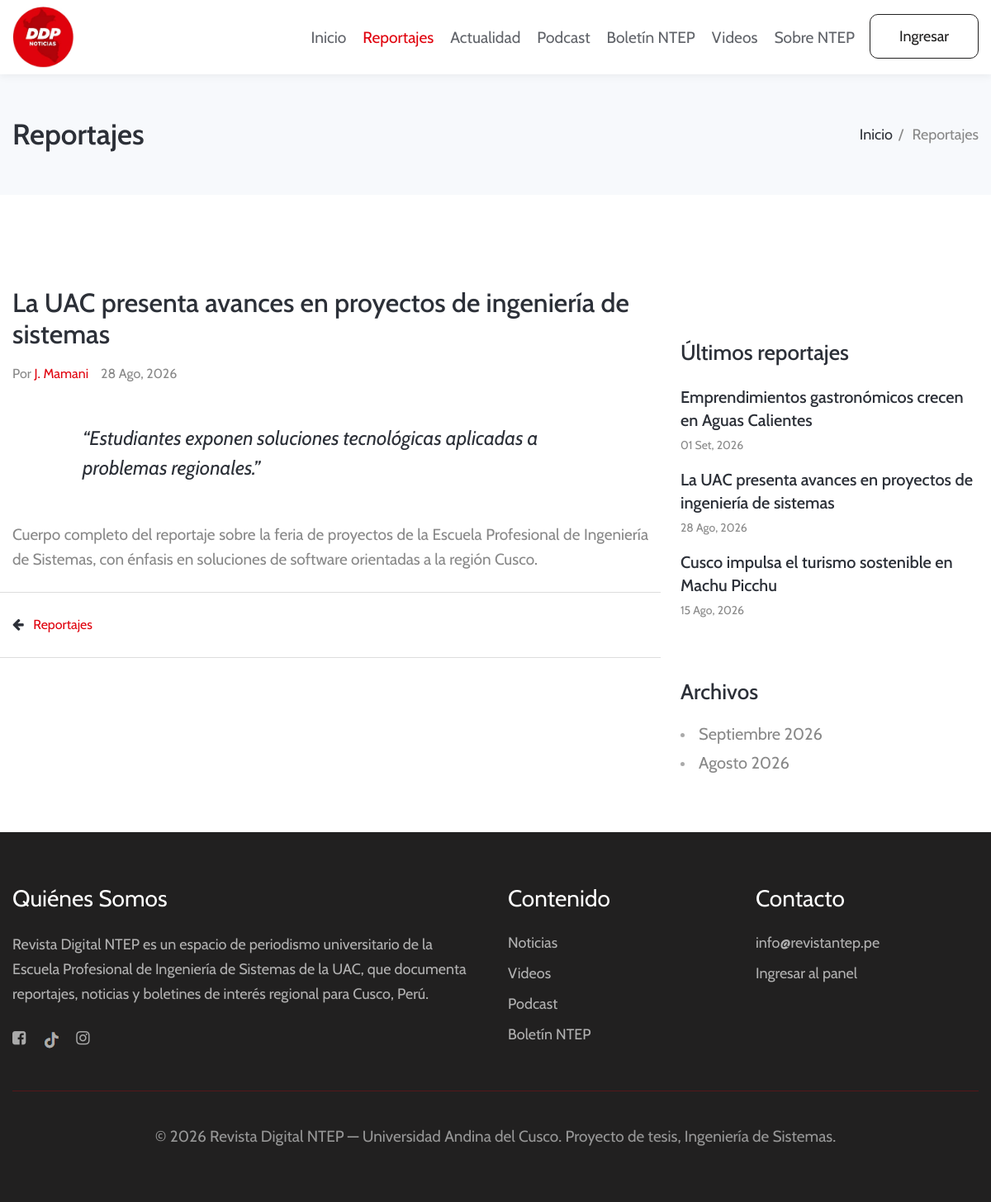
The page /public/reportaje.php?id=2 on the database its author committed.
### tables this page shows
CREATE TABLE reportajes (
    id                  INT UNSIGNED AUTO_INCREMENT PRIMARY KEY,
    titulo              VARCHAR(255) NOT NULL,
    resumen_corto       VARCHAR(500) NULL,
    desarrollo          LONGTEXT NOT NULL,
    foto_principal      VARCHAR(255) NULL,
    pdf_adjunto         VARCHAR(255) NULL,
    fecha_publicacion   DATE NOT NULL,
    es_destacado        TINYINT(1) NOT NULL DEFAULT 0,
    autor_id            INT UNSIGNED NOT NULL,
    usuario_id          INT UNSIGNED NOT NULL,
    created_at          DATETIME NOT NULL DEFAULT CURRENT_TIMESTAMP,
    updated_at          DATETIME NOT NULL DEFAULT CURRENT_TIMESTAMP ON UPDATE CURRENT_TIMESTAMP,
    CONSTRAINT fk_reportajes_autor
        FOREIGN KEY (autor_id) REFERENCES autores(id)
        ON UPDATE CASCADE ON DELETE RESTRICT,
    CONSTRAINT fk_reportajes_usuario
        FOREIGN KEY (usuario_id) REFERENCES usuarios(id)
        ON UPDATE CASCADE ON DELETE RESTRICT,
    INDEX idx_reportajes_fecha (fecha_publicacion),
    INDEX idx_reportajes_destacado (es_destacado)
);

CREATE TABLE autores (
    id              INT UNSIGNED AUTO_INCREMENT PRIMARY KEY,
    nombres         VARCHAR(100) NOT NULL,
    ap_paterno      VARCHAR(100) NULL,
    ap_materno      VARCHAR(100) NULL,
    nickname        VARCHAR(100) NULL,
    es_nickname     TINYINT(1) NOT NULL DEFAULT 0
);

### public/includes/db_publico.php (called while the page is built, shortened)
<?php
function nombreAutor(array $autor): string
{
    if (!empty($autor['es_nickname']) && !empty($autor['nickname'])) {
        return $autor['nickname'];
    }
    return trim(($autor['nombres'] ?? '') . ' ' . ($autor['ap_paterno'] ?? ''));
}
function fechaBonita(?string $fechaSql): string
{
    $meses = ['01'=>'Ene','02'=>'Feb','03'=>'Mar','04'=>'Abr','05'=>'May','06'=>'Jun','07'=>'Jul','08'=>'Ago','09'=>'Set','10'=>'Oct','11'=>'Nov','12'=>'Dic'];
    $ts = strtotime($fechaSql);
    return date('d', $ts) . ' ' . $meses[date('m', $ts)] . ', ' . date('Y', $ts);
}

### public/reportaje.php (the view, shortened to what this page needs)
<?php
require __DIR__ . '/includes/db_publico.php';
$id = isset($_GET['id']) ? (int) $_GET['id'] : 0;
$stmt = $pdo->prepare(
    'SELECT r.*, a.nombres AS autor_nombres, a.ap_paterno AS autor_ap_paterno, a.nickname AS autor_nickname, a.es_nickname AS autor_es_nickname
     FROM reportajes r LEFT JOIN autores a ON a.id = r.autor_id
     WHERE r.id = ?'
);
$stmt->execute([$id]);
$reportaje = $stmt->fetch();
$autorNombre = nombreAutor([
    'nombres' => $reportaje['autor_nombres'], 'ap_paterno' => $reportaje['autor_ap_paterno'],
    'nickname' => $reportaje['autor_nickname'], 'es_nickname' => $reportaje['autor_es_nickname'],
]) ?: 'Redacción NTEP';
require __DIR__ . '/includes/header.php';
?>
<section class="w3l-blog mt-lg-5">
    <div class="text-element-9 py-5 mt-lg-5">
        <div class="container py-lg-3">
            <div class="row grid-text-9">
                <div class="col-lg-8">
                    <div class="blog-single-post">
                        <div class="post-content">
                            <h2 class="title-single mb-3"><?= htmlspecialchars($reportaje['titulo']) ?></h2>
                        </div>
                        <div class="blo-singl mb-4">
                            <ul class="blog-single-author-date d-flex align-items-center">
                                <li>Por <a href="#"><?= htmlspecialchars($autorNombre) ?></a></li>
                                <li><?= fechaBonita($reportaje['fecha_publicacion']) ?></li>
                            </ul>
                        </div>
                        <div class="single-post-content">
                            <?php if (!empty($reportaje['resumen_corto'])): ?>
                            <blockquote class="blockquote my-5">
                                <q class="mb-3 d-block"><?= htmlspecialchars($reportaje['resumen_corto']) ?></q>
                            </blockquote>
                            <?php endif; ?>
                            <?php foreach (preg_split('/\r?\n\r?\n|\r?\n/', trim($reportaje['desarrollo'])) as $parrafo): if (trim($parrafo) === '') continue; ?>
                                <p align="justify" class="mb-4"><?= nl2br(htmlspecialchars($parrafo)) ?></p>
                            <?php endforeach; ?>
                        </div>
                        <nav class="post-navigation row mb-5 py-4">
                            <div class="post-prev col-md-6 pr-sm-5">
                                <span class="nav-title"><span class="fa fa-arrow-left mr-2"></span> <a href="reportajes.php">Reportajes</a></span>
                            </div>
                        </nav>
                    </div>
                </div>
                <div class="col-lg-4 left-text-9 mt-lg-0 mt-5 pl-lg-4">
                    <?php require __DIR__ . '/includes/sidebar.php'; ?>
                </div>
            </div>
        </div>
    </div>
</section>
<?php require __DIR__ . '/includes/footer.php'; ?>

### public/includes/sidebar.php
<?php
$excluirId = $excluirId ?? 0;
$ultimos = $pdo->prepare(
    'SELECT id, titulo, fecha_publicacion FROM reportajes WHERE id != ? ORDER BY fecha_publicacion DESC LIMIT 5'
);
$ultimos->execute([$excluirId]);
$ultimosReportajes = $ultimos->fetchAll();
$meses = $pdo->query(
    "SELECT DISTINCT DATE_FORMAT(fecha_publicacion, '%Y-%m') AS ym FROM reportajes ORDER BY ym DESC LIMIT 8"
)->fetchAll();
$nombresMes = ['01'=>'Enero','02'=>'Febrero','03'=>'Marzo','04'=>'Abril','05'=>'Mayo','06'=>'Junio','07'=>'Julio','08'=>'Agosto','09'=>'Septiembre','10'=>'Octubre','11'=>'Noviembre','12'=>'Diciembre'];
?>
<div class="left-top-9 mt-5 pt-sm-3">
    <h6 class="heading-small-text-9 mb-3">Últimos reportajes</h6>
    <?php if (!$ultimosReportajes): ?>
        <p class="text-muted" style="font-size:.9rem">Todavía no hay más reportajes publicados.</p>
    <?php else: foreach ($ultimosReportajes as $u): ?>
        <a href="reportaje.php?id=<?= (int) $u['id'] ?>" class="p-post d-block py-2">
            <h6 class="text-left-inner-9"><?= htmlspecialchars($u['titulo']) ?></h6>
            <span class="sub-inner-text-9"><?= fechaBonita($u['fecha_publicacion']) ?></span>
        </a>
    <?php endforeach; endif; ?>
</div>
<div class="categories mt-5 pt-sm-3">
    <h6 class="heading-small-text-9">Archivos</h6>
    <ul>
        <?php if (!$meses): ?>
            <li><span class="text-muted" style="font-size:.9rem">Sin publicaciones todavía.</span></li>
        <?php else: foreach ($meses as $m): [$anio, $mes] = explode('-', $m['ym']); ?>
            <li><a href="reportajes.php?mes=<?= htmlspecialchars($m['ym']) ?>"><?= $nombresMes[$mes] ?> <?= $anio ?></a></li>
        <?php endforeach; endif; ?>
    </ul>
</div>

### rows shown on the page
reportajes: titulo "La UAC presenta avances en proyectos de ingeniería de sistemas", autor.nickname "J. Mamani", fecha_publicacion "28 Ago, 2026", resumen_corto "Estudiantes exponen soluciones tecnológicas aplicadas a problemas regionales.", desarrollo "Cuerpo completo del reportaje sobre la feria de proyectos de la Escuela Profesional de Ingeniería de Sistemas, con énfasis en soluciones de software orientadas a la región Cusco."
reportajes: titulo "Emprendimientos gastronómicos crecen en Aguas Calientes", fecha_publicacion "01 Set, 2026"
reportajes: titulo "Cusco impulsa el turismo sostenible en Machu Picchu", fecha_publicacion "15 Ago, 2026"

### other values the page prints
$bandaTitulo "Reportajes"
$miga['texto'] "Reportajes"
$nombresMes[$mes] "Septiembre"
$anio "2026"
$nombresMes[$mes] "Agosto"
